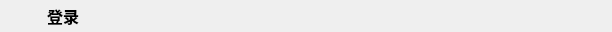
<?xml version="1.0" encoding="UTF-8"?>
<ui version="4.0">
 <class>LoginTitleClass</class>
 <widget class="QWidget" name="LoginTitleClass">
  <property name="geometry">
   <rect>
    <x>0</x>
    <y>0</y>
    <width>612</width>
    <height>32</height>
   </rect>
  </property>
  <property name="windowTitle">
   <string>LoginTitle</string>
  </property>
  <property name="styleSheet">
   <string notr="true"/>
  </property>
  <layout class="QHBoxLayout" name="horizontalLayout_2">
   <property name="topMargin">
    <number>0</number>
   </property>
   <property name="rightMargin">
    <number>3</number>
   </property>
   <property name="bottomMargin">
    <number>0</number>
   </property>
   <item>
    <widget class="QLabel" name="label">
     <property name="minimumSize">
      <size>
       <width>30</width>
       <height>30</height>
      </size>
     </property>
     <property name="maximumSize">
      <size>
       <width>30</width>
       <height>30</height>
      </size>
     </property>
     <property name="styleSheet">
      <string notr="true"/>
     </property>
     <property name="text">
      <string/>
     </property>
     <property name="pixmap">
      <pixmap resource="res.qrc">:/img/cloud.png</pixmap>
     </property>
     <property name="scaledContents">
      <bool>true</bool>
     </property>
    </widget>
   </item>
   <item>
    <widget class="QLabel" name="label_2">
     <property name="font">
      <font>
       <family>微软雅黑</family>
       <pointsize>12</pointsize>
       <bold>true</bold>
      </font>
     </property>
     <property name="styleSheet">
      <string notr="true">color: black;</string>
     </property>
     <property name="text">
      <string>登录</string>
     </property>
    </widget>
   </item>
   <item>
    <spacer name="horizontalSpacer">
     <property name="orientation">
      <enum>Qt::Horizontal</enum>
     </property>
     <property name="sizeHint" stdset="0">
      <size>
       <width>297</width>
       <height>20</height>
      </size>
     </property>
    </spacer>
   </item>
   <item>
    <layout class="QHBoxLayout" name="horizontalLayout">
     <property name="spacing">
      <number>0</number>
     </property>
     <item>
      <widget class="QToolButton" name="btnConfig">
       <property name="minimumSize">
        <size>
         <width>30</width>
         <height>30</height>
        </size>
       </property>
       <property name="maximumSize">
        <size>
         <width>30</width>
         <height>30</height>
        </size>
       </property>
       <property name="toolTip">
        <string>服务器设置</string>
       </property>
       <property name="toolTipDuration">
        <number>-2</number>
       </property>
       <property name="styleSheet">
        <string notr="true">QToolButton:hover
{
		background-color: gray;	
		border-radius: 3px;
		border-width: 1px;
		border-style: solid;
		border-color: gray;
}
</string>
       </property>
       <property name="text">
        <string/>
       </property>
       <property name="icon">
        <iconset resource="res.qrc">
         <normaloff>:/img/gear.png</normaloff>:/img/gear.png</iconset>
       </property>
       <property name="iconSize">
        <size>
         <width>22</width>
         <height>22</height>
        </size>
       </property>
       <property name="autoRaise">
        <bool>true</bool>
       </property>
      </widget>
     </item>
     <item>
      <widget class="QToolButton" name="btnMin">
       <property name="minimumSize">
        <size>
         <width>30</width>
         <height>30</height>
        </size>
       </property>
       <property name="maximumSize">
        <size>
         <width>30</width>
         <height>30</height>
        </size>
       </property>
       <property name="styleSheet">
        <string notr="true">QToolButton:hover
{
		background-color: gray;	
		border-radius: 3px;
		border-width: 1px;
		border-style: solid;
		border-color: gray;
}
</string>
       </property>
       <property name="text">
        <string/>
       </property>
       <property name="icon">
        <iconset resource="res.qrc">
         <normaloff>:/img/minus.png</normaloff>:/img/minus.png</iconset>
       </property>
       <property name="iconSize">
        <size>
         <width>20</width>
         <height>20</height>
        </size>
       </property>
       <property name="autoRaise">
        <bool>true</bool>
       </property>
      </widget>
     </item>
     <item>
      <widget class="QToolButton" name="btnClose">
       <property name="minimumSize">
        <size>
         <width>30</width>
         <height>30</height>
        </size>
       </property>
       <property name="maximumSize">
        <size>
         <width>30</width>
         <height>30</height>
        </size>
       </property>
       <property name="styleSheet">
        <string notr="true">QToolButton:hover
{
		background-color: rgb(255, 0, 0);	
		border-radius: 3px;
		border-width: 1px;
		border-style: solid;
		border-color: gray;
}
</string>
       </property>
       <property name="text">
        <string/>
       </property>
       <property name="icon">
        <iconset resource="res.qrc">
         <normaloff>:/img/close.png</normaloff>:/img/close.png</iconset>
       </property>
       <property name="iconSize">
        <size>
         <width>20</width>
         <height>20</height>
        </size>
       </property>
       <property name="autoRaise">
        <bool>true</bool>
       </property>
      </widget>
     </item>
    </layout>
   </item>
  </layout>
 </widget>
 <layoutdefault spacing="6" margin="11"/>
 <tabstops>
  <tabstop>btnConfig</tabstop>
  <tabstop>btnMin</tabstop>
  <tabstop>btnClose</tabstop>
 </tabstops>
 <resources>
  <include location="res.qrc"/>
 </resources>
 <connections/>
</ui>
